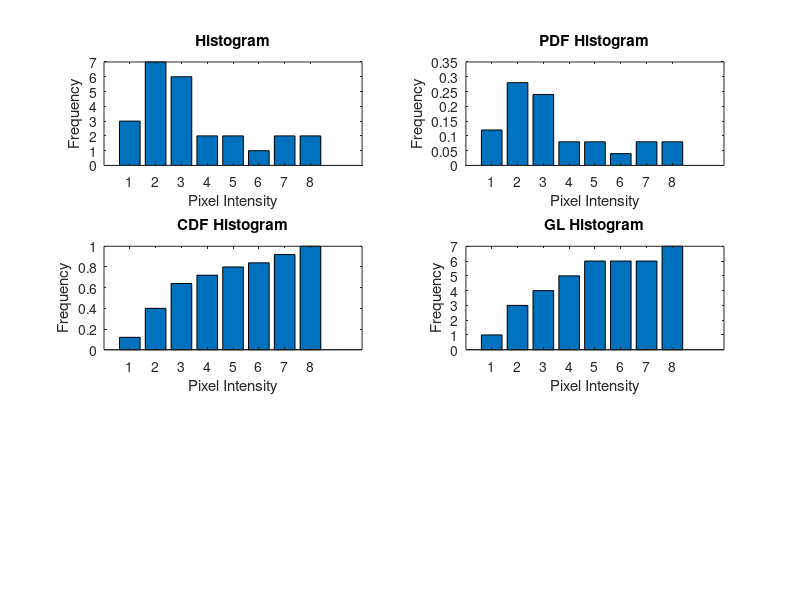

Source code (MATLAB):
a = [0 3 4 3 4;
    2 0 1 2 5;
    2 7 7 6 6;
    2 2 2 1 1;
    1 1 1 0 1;];
% for i = 1:5
%     for j = 1:5
%         disp(a(i,j));
%     end
% end
% Get the number of intensity levels (usually 256 for grayscale)
[r,c] = size(a);
bit = 3;
L = 2^bit;
count = zeros(1,L);
numIntensityLevels = 7;

% Initialize an array to store histogram values
histValues = zeros(1, 8);
[m, n] = size(a);
for i = 1:m
    for j = 1:n
        intensityValue = a(i, j) + 1; 
        histValues(intensityValue) = histValues(intensityValue) + 1;
    end
end
subplot(3,2,1);
bar(histValues);
title('Histogram');
xlabel('Pixel Intensity');
ylabel('Frequency');

%pdf
probability = zeros(1,8);
index = 1;
for i=1:8
    probability(index) = histValues(index)/25;
    index = index + 1;
end
subplot(3,2,2);
bar(probability);
title('PDF Histogram');
xlabel('Pixel Intensity');
ylabel('Frequency');
% disp(probability);

%cdf
cdf = zeros(1,8);
index = 1;
cdf(index) = probability(index);
index = index + 1;
for i=2:8
    cdf(index) = probability(index) + cdf(index-1);
    index = index + 1;
end
subplot(3,2,3);
bar(cdf);
title('CDF Histogram');
xlabel('Pixel Intensity');
ylabel('Frequency');

% %GL
gl = round(cdf*(L-1));

subplot(3,2,4);
bar(gl);
title('GL Histogram');
xlabel('Pixel Intensity');
ylabel('Frequency');
%fcount
fcount = zeros(1,L);
for i=1:L
    for k=0:L-1
        if gl(i)==k
            fcount(gl(i)+1)=fcount(gl(i)+1)+count(gl(i));
        end
    end
end
